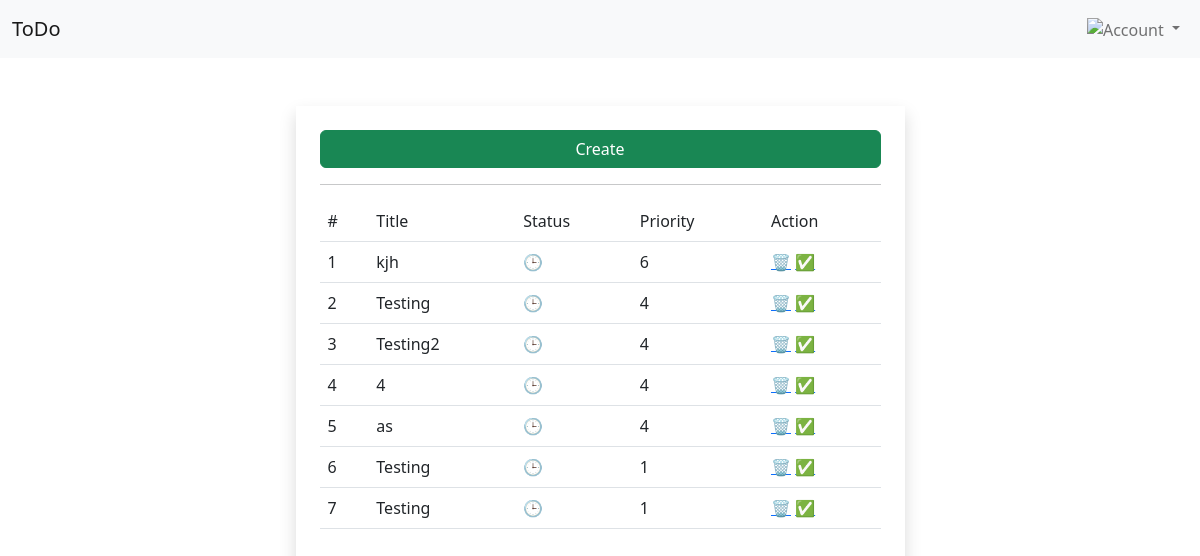
Screenshot of /todo_list (signed in) with the database file from the repository.
### app/models.py (models this page shows)
class ToDo(models.Model):
    status_choices = {
        ('c', 'completed'),
        ('p', 'pending')
    }
    title = models.CharField(max_length=500)
    status = models.CharField(max_length=500, choices=status_choices)
    date = models.DateTimeField(auto_now_add=True)
    priority_choices = {
        (1, 1), (2, 2), (3, 3), (4, 4), (5, 5), (6, 6), (7, 7), (8, 8), (9, 9)
    }
    priority = models.IntegerField(max_length=2, choices=priority_choices)
    user = models.ForeignKey(User, on_delete=models.CASCADE)

### app/views.py (the view)
# urls.py: path('todo_list', ToDosListView.as_view(), name='todo_list'),
class ToDosListView(ListView):
    model = ToDo
    context_object_name = 'todos'
    def get_queryset(self):
        user = self.request.user
        data = ToDo.objects.filter(user=user).order_by('-priority')
        return data

### app/templates/app/todo_list.html
{% extends "base.html" %} {% block title %}Home{% endblock %} {% block content %}
<div class="container p-5">
    <div class="col-lg-7 shadow mx-auto p-4">
        <div class="d-grid">
            <a class="btn btn-success" href="/add_todo">Create</a>
        </div>
        <hr/> {%if todos|length > 0%}
        <table class="table">
            <thead>
                <tr>
                    <td>#</td>
                    <td>Title</td>
                    <td>Status</td>
                    <td>Priority</td>
                    <td>Action</td>
                </tr>
            </thead>
            <tbody>
                {%csrf_token%} {% for todo in todos %}
                <tr>
                    <td>{{forloop.counter}}</td>
                    <td>{{todo.title}}</td>
                    <td>
                        {%if todo.status == 'c'%} ✅ {%else%} 🕒 {%endif%}
                    </td>
                    <td>{{todo.priority}}</td>
                    <td>
                        <a href="/delete_todo/{{todo.id}}">🗑️</a> {%if todo.status == 'c'%}
                        <a href="/change_status/{{todo.id}}/p">🕒</a> {%else%}
                        <a href="/change_status/{{todo.id}}/c">✅</a> {%endif%}
                    </td>
                </tr>
                {% endfor %}
            </tbody>
        </table>
        {%else%}
        <div class=" alert alert-danger"> No ToDos</div>
        {%endif%}
    </div>
</div>
{% endblock %}

### rows the page displays
ToDo: title "kjh", priority "6"
ToDo: title "Testing", priority "4"
ToDo: title "Testing2", priority "4"
ToDo: title "4", priority "4"
ToDo: title "as", priority "4"
ToDo: title "Testing", priority "1"
ToDo: title "Testing", priority "1"
